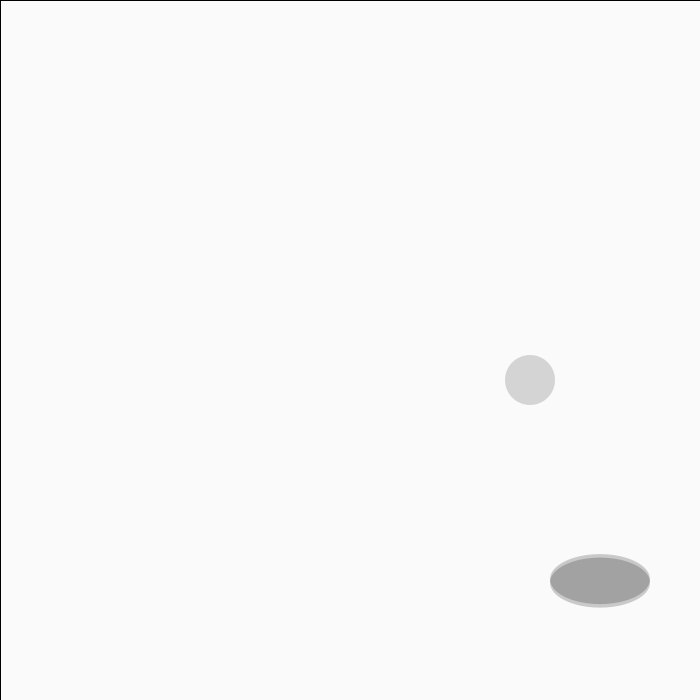
Frame 1 (no input)
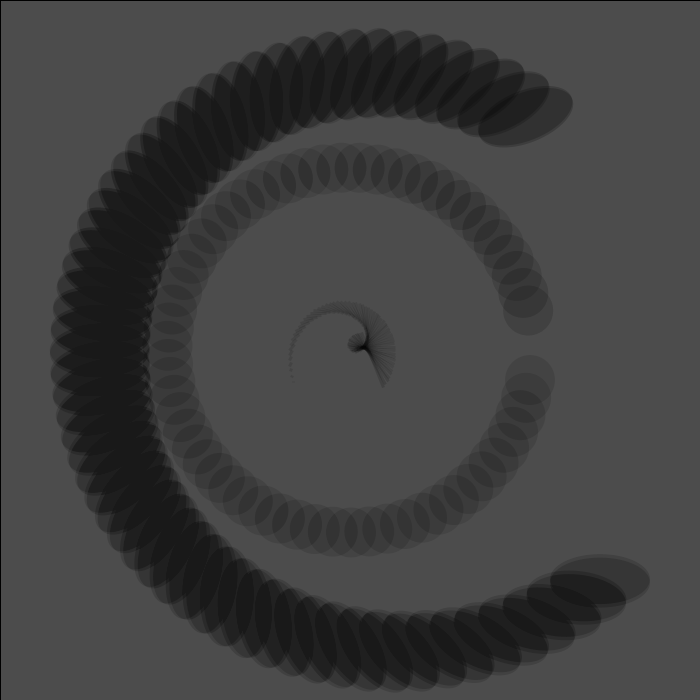
Frame 60 (the mouse pressed at the canvas centre just before this capture)
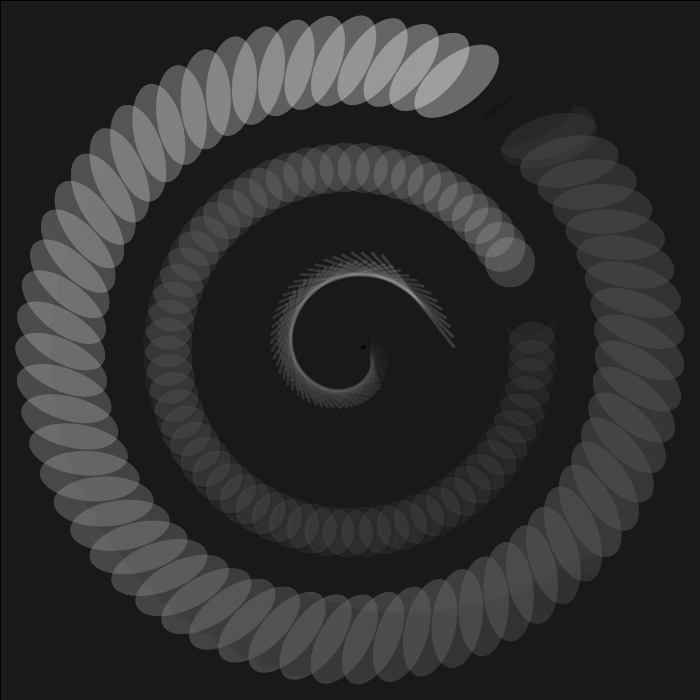
Frame 120 (the mouse held since frame 60 and released just before this capture)

The Processing sketch that drew these frames (run headless with seeded random() and noise(); from frame 60 on, the mouse is pressed at the canvas centre):

// Processing sketch: processing_135882
// ── processing_135882.pde

void setup(){
  size(700,700);
  background(255);
}
float angle=-35;
float radius=250;
float r = 0.; 
float[] b = new float[8]; 
boolean k0 = false; 
boolean k1 = false; 
  float x=0;
  float y=50;
  float w=-225.;
  float a_radius=100;
  float a_angle =0;
  float a_x=cos(a_angle*PI/180)*a_radius;
  float a_y=sin(a_angle*PI/180)*a_radius;
  float b_radius=50;
  float b_angle=0;
  float b_x=cos(b_angle*PI/180)*b_radius;
  float b_y=sin(b_angle*PI/180)*b_radius;
  float c_radius=20;
  float c_angle=0;
  float c_x=cos(c_angle*PI/180)*c_radius;
  float c_y=sin(c_angle*PI/180)*c_radius;
    float s=0.01;
   float i;
  int n=2;
   
void draw() { 
  fill(0, 5); 
  rect(0, 0, width, height); 
  translate(width/2, height/2); 
  rotate(r); 
  stroke(255); 
  for (int i = 0; i<n; i++) { 
    float xcoord = cos(angle*TWO_PI/360)*radius; 
    float ycoord = sin(angle*TWO_PI/360)*radius; 
   
    strokeWeight(3); 
   stroke(mouseX,mouseY,mouseX*2,20);
   quad(xcoord+b[6], ycoord+b[1], xcoord+b[2], ycoord+b[3], xcoord+b[4], ycoord+b[5], xcoord+b[6], ycoord+b[7]); 
  noStroke() ; 
  float yy = map(sin(y), 1., -1., w, 500.); 
  fill(mouseX,mouseY,mouseY*2,50); 
  ellipse(250, yy, 100, 50); 
fill(mouseY,mouseX,mouseX*3,20);
ellipse(180, 30, 50, 50);

  if (mousePressed) { 
    y = 70.; 
  } 
  y = y+s; 
}

    if (k0 == true) { 
      b[0]++; 
    }  
    else { 
      b[0]--; 
    } 
    if (b[0] > 250 || b[0] < -250) { 
      k0=!k0; 
    }  
    if (k1 == true) { 
      b[1]--; 
    }  
    else { 
      b[1]++; 
    } 
    if (b[1] > 250 || b[1] < -250) { 
      k1=!k1; 
    }  
    radius=map(sin(angle), 1., -1., -150., 150.); 
    angle=angle+0.01; 
    r=r+.1; 
    rotate(TWO_PI/n); 
    


      } 
